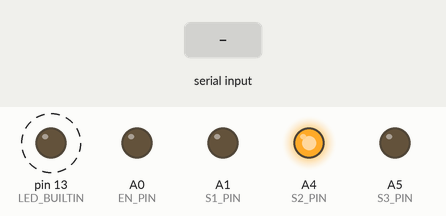
This program was run on a simulated Teensy 4. Parts: output pins drawn as LEDs (lit = HIGH). Dashed ring = blinking. The test bench sets the inputs (shaded band). What the program prints to the serial monitor is not drawn.

Above: at 0.1 s.
At 2.26 s:
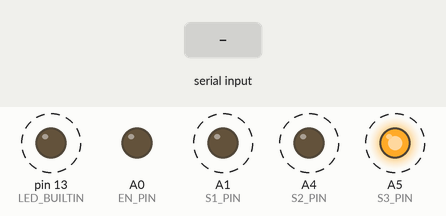
2.3 s: "1" received over the second serial link
Timing chart, 0 to 11.3 s (numbered marks = the images above; inputs shaded):
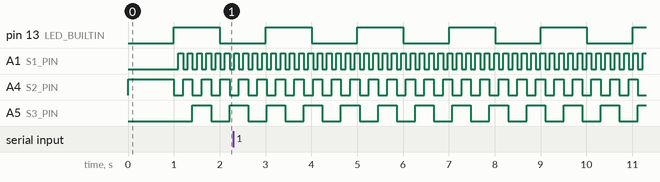

Measured:
- by itself, pin 13 (LED_BUILTIN): alternates HIGH for 1.0 s and LOW for 1.0 s
- by itself, A1 (S1_PIN): alternates HIGH for 0.10 s and LOW for 0.10 s
- by itself, A4 (S2_PIN): alternates HIGH for 0.20 s and LOW for 0.20 s
- by itself, A5 (S3_PIN): alternates HIGH for 0.40 s and LOW for 0.40 s

The program:

main.cpp
```cpp
#include <Arduino.h>
#include <HardwareSerial.h>

#define SONAR_COUNT 8

const int EN_PIN = 14;
const int S1_PIN = 15;
const int S2_PIN = 18;
const int S3_PIN = 19;

uint64_t sonarTime = 0;
uint64_t ledBlinkTime = 0;
bool ledState = false;
unsigned char data[4] = {};
unsigned char digit[3] = {};

uint8_t sonarSelect = 0;
float distance[SONAR_COUNT];

void SelectUART(uint8_t portNumber);

void setup() {
  Serial.begin(115200);
  Serial2.begin(9600);

  pinMode(EN_PIN, OUTPUT);  // Default : Not Connected
  pinMode(S1_PIN, OUTPUT);
  pinMode(S2_PIN, OUTPUT);
  pinMode(S3_PIN, OUTPUT);
  pinMode(LED_BUILTIN, OUTPUT);


  // RX3, TX3 => 010
  digitalWrite(S1_PIN, LOW);
  digitalWrite(S2_PIN, HIGH);
  digitalWrite(S3_PIN, LOW);


  // analogWrite(S1_PIN, 255);


  Serial.printf("Start Teensy Sonar");

  delay(1000);
}


void loop() {


  if(millis() - sonarTime > 100)
  {
    SelectUART(sonarSelect);
    if(sonarSelect >= SONAR_COUNT) sonarSelect = 0;
    sonarTime = millis();

    do{
    for(int i=0;i<4;i++)
    {
      data[i]=Serial2.read();
    }
    }while(Serial2.read()==0xff);

    //Serial2.flush(); // Speed Down

    if(data[0]==0xff)
    {
      int sum;
      sum=(data[0]+data[1]+data[2])&0x00FF;
      Serial.printf("[%d] : ", sonarSelect);
      if(sum==data[3])
      {
        distance[sonarSelect]=(data[1]<<8)+data[2];
        if(distance[sonarSelect]>30)
          {
            Serial.printf("distance[%d]= %f cm\r\n",  sonarSelect, distance[sonarSelect]/10);
          }
          else
          {
            // Serial.println("Below the lower limit");
          }
      }
      // else Serial.println("ERROR");
    }
    sonarSelect++;
  }


  if(millis() - ledBlinkTime > 1000)
  {
    ledBlinkTime = millis();
    ledState = !ledState;
    digitalWrite(LED_BUILTIN, ledState);

  }

}


void SelectUART(uint8_t portNumber) // 0 ~ 7
{
  uint8_t num = 0, quotient, remainder;

  do
  {
    quotient = portNumber / 2;
    remainder = portNumber - (quotient * 2);
    if(num < 3)
    {
      digit[num++] = remainder;
    }
    portNumber = quotient;
  } while (quotient != 0);

  // Serial.printf(":: %d |  %d | %d  ", digit[0], digit[1], digit[2]);

  digitalWrite(S1_PIN, digit[0]);
  digitalWrite(S2_PIN, digit[1]);
  digitalWrite(S3_PIN, digit[2]);
}
```
